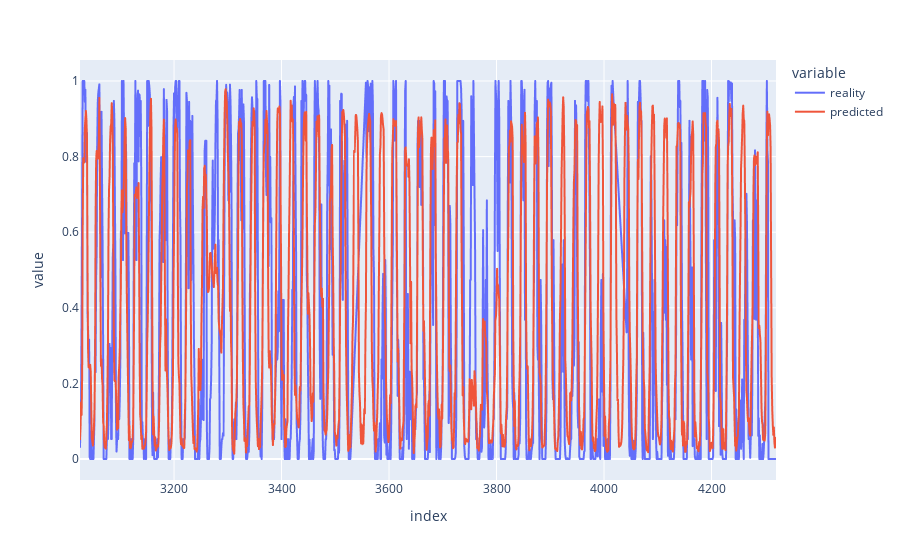

Notebook cell for this chart:
### Code cell
maj = len(y_test)
data = X_test[:maj].reset_index(drop=True).copy()
predicted = []
for index in tqdm(range(maj)):
    predicted_value = rf_model.predict(data.iloc[index].to_frame().T)
    predicted.append(predicted_value)

    for hour in [1, 6, 12, 24]:
        if index + hour < maj:
            data.loc[index + hour, f'lag_{hour:>02}h'] = predicted_value

print('MSE:', mean_squared_error(y_test[:maj], predicted))
print('MAE:', mean_absolute_error(y_test[:maj], predicted))
px.line(pd.DataFrame({'reality': y_test[:maj], 'predicted': np.array(predicted).flatten()}))

### Figure 1 — Plotly figure (JSON) as saved in the notebook; plotly's stock layout.template omitted (floating-point values rounded to 4 significant figures; data arrays with more than 128 entries replaced by an {"elided": "..."} marker saying what was removed)
{"data": [{"hovertemplate": "variable=reality<br>index=%{x}<br>value=%{y}<extra></extra>", "legendgroup": "reality", "line": {"color": "#636efa", "dash": "solid"}, "marker": {"symbol": "circle"}, "mode": "lines", "name": "reality", "showlegend": true, "type": "scattergl", "x": {"elided": "1296 int values"}, "xaxis": "x", "y": {"elided": "1296 float values"}, "yaxis": "y"}, {"hovertemplate": "variable=predicted<br>index=%{x}<br>value=%{y}<extra></extra>", "legendgroup": "predicted", "line": {"color": "#EF553B", "dash": "solid"}, "marker": {"symbol": "circle"}, "mode": "lines", "name": "predicted", "showlegend": true, "type": "scattergl", "x": {"elided": "1296 int values"}, "xaxis": "x", "y": {"elided": "1296 float values"}, "yaxis": "y"}], "layout": {"legend": {"title": {"text": "variable"}, "tracegroupgap": 0}, "margin": {"t": 60}, "xaxis": {"anchor": "y", "domain": [0, 1], "title": {"text": "index"}}, "yaxis": {"anchor": "x", "domain": [0, 1], "title": {"text": "value"}}}}
